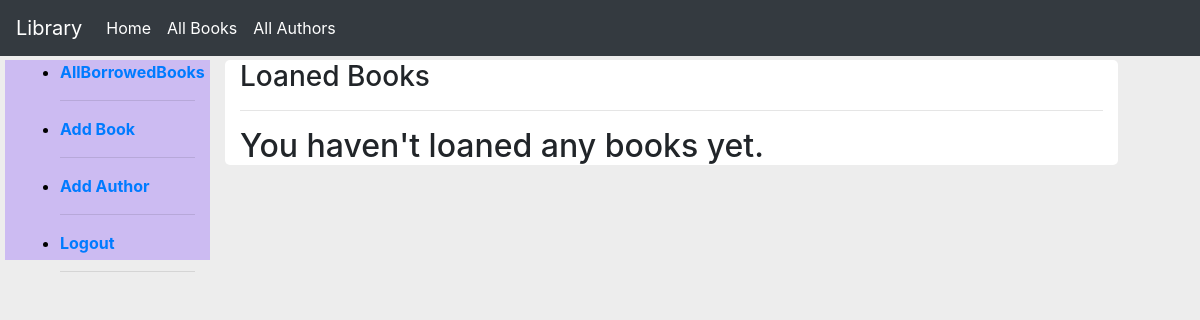
The app's page /catalog/books/borrowedbooks/ (signed in), older data.
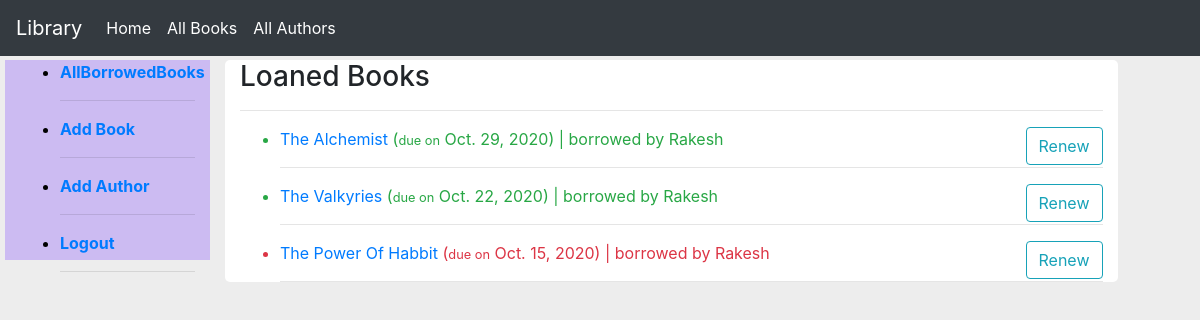
The same page, newer data.
### catalog/models.py (models this page shows, shortened)
class BookInstance(models.Model):
    id = models.UUIDField(primary_key=True, default=uuid.uuid4, help_text="Unique ID of the book")
    book = models.ForeignKey('Book',on_delete=models.CASCADE, null=True)
    imprint = models.CharField(max_length=200)
    due_back = models.DateField(null=True, blank=True)
    LOAN_STATUS = (('m','Maintenance'),('o','On Loan'),('a','Available'),('r', 'Received'))
    status = models.CharField(max_length=1, choices=LOAN_STATUS, blank=True,default='m', help_text="Book Availability")
    borrower = models.ForeignKey(User,on_delete=models.SET_NULL, null=True,blank=True)
    class Meta:
        ordering = ['due_back']
        permissions = (('Can_mark_retuned','Set book as returned'),)
    @property
    def is_overdure(self):
        if self.due_back and date.today() > self.due_back:
            return True
        else:
            return False

class Book(models.Model):
    title = models.CharField(max_length=200)
    author = models.ForeignKey('Author', on_delete=models.SET_NULL, null=True)
    summary = models.TextField(max_length=1000, help_text="Enter a brief description of the book")
    isbn = models.CharField('ISBN', max_length=13,help_text="13 character unique number")
    genre = models.ManyToManyField(Genre, help_text="Select the genre of the book")
    language = models.ForeignKey('Language', on_delete=models.SET_NULL, null=True)
    def display_genre(self):
        return ", ".join(genre.name for genre in self.genre.all()[:3])
    display_genre.short_description = "Genre"

### catalog/views.py (the view)
# urls.py: path('books/borrowedbooks/',views.LoanedBooksByUser.as_view(), name="loanedbooks"),
class LoanedBooksByUser(LoginRequiredMixin,ListView):
    model = BookInstance
    template_name = 'catalog/loanedBooksByUser.html'
    def get(self,request):
        loaned = BookInstance.objects.filter(borrower=self.request.user).filter(status__exact="o").order_by('-due_back')
        ctx = {'loanBooks':loaned}
        return render(request,self.template_name,ctx)

### catalog/templates/catalog/loanedBooksByUser.html (shortened to what this page needs)
{% extends "catalog/base.html" %}
{% block content %}
  <h3>Loaned Books</h3>
  <hr>
  {% if loanBooks %}
     <ul>
       {% for book in loanBooks %}
        <li class={% if book.is_overdure %}text-danger{% else %}text-success{% endif %}>
          <a href="{% url 'catalog:bookdetail' book.book.id %}">{{ book.book.title }} </a>(<small>due on</small> {{ book.due_back }}) |
             borrowed by {{ book.borrower.username }}
          {% if user.is_staff %}
             <p style="float: right;">
               <a href="{% url 'catalog:renew_book_librarian' book.id %}" style="text-decoration: none;" class="btn btn-outline-info">Renew</a>
             </p>
          {% endif %}
        </li>
        <hr>
       {% endfor %}
     </ul>
  {% else %}
     <h2>You haven't loaned any books yet.</h2>
  {% endif %}
{% endblock %}

Row changes from the older to the newer data that the page shows:
now on this page (row edited): BookInstance: book "The Alchemist", due_back "Oct. 29, 2020", borrower.username "Rakesh"
now on this page (row edited): BookInstance: book "The Valkyries", due_back "Oct. 22, 2020", borrower.username "Rakesh"
now on this page (row edited): BookInstance: book "The Power Of Habbit", due_back "Oct. 15, 2020", borrower.username "Rakesh"
Text that changed along with them:
text no longer shown: "You haven't loaned any books yet."
